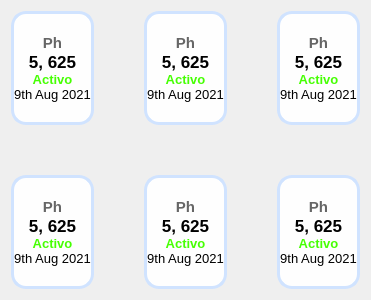
         <widget class="QWidget" name="estado_page">
          <layout class="QGridLayout" name="gridLayout_5">
           <item row="0" column="0">
            <layout class="QGridLayout" name="gridLayout_2">
             <property name="spacing">
              <number>50</number>
             </property>
             <item row="0" column="0">
              <widget class="QFrame" name="frame_10">
               <property name="styleSheet">
                <string notr="true">QFrame {
    background-color: #fefefe; /* Blanco suave */
    border-radius: 15px;
    border: 3px solid #d0e3ff; /* Azul muy claro */
    transition: all 0.3s ease; /* Transiciones suaves */
}

QFrame:hover {
    border: 3px solid #3399ff; /* Azul fuerte en hover */
    box-shadow: 0 8px 16px rgba(0, 0, 0, 0.15); /* Sombra para profundidad */
    transform: translateY(-5px); /* Efecto de levantar el frame */
}
</string>
               </property>
               <property name="frameShape">
                <enum>QFrame::Shape::NoFrame</enum>
               </property>
               <property name="frameShadow">
                <enum>QFrame::Shadow::Sunken</enum>
               </property>
               <layout class="QVBoxLayout" name="verticalLayout_11">
                <property name="spacing">
                 <number>0</number>
                </property>
                <property name="leftMargin">
                 <number>0</number>
                </property>
                <property name="topMargin">
                 <number>20</number>
                </property>
                <property name="rightMargin">
                 <number>0</number>
                </property>
                <property name="bottomMargin">
                 <number>20</number>
                </property>
                <item>
                 <widget class="QLabel" name="label_15">
                  <property name="font">
                   <font>
                    <pointsize>11</pointsize>
                    <bold>true</bold>
                   </font>
                  </property>
                  <property name="styleSheet">
                   <string notr="true">QLabel {
	color: #666666;
	border: none;
}</string>
                  </property>
                  <property name="text">
                   <string>Ph</string>
                  </property>
                  <property name="alignment">
                   <set>Qt::AlignmentFlag::AlignCenter</set>
                  </property>
                 </widget>
                </item>
                <item>
                 <widget class="QLabel" name="label_16">
                  <property name="font">
                   <font>
                    <pointsize>13</pointsize>
                    <bold>true</bold>
                   </font>
                  </property>
                  <property name="styleSheet">
                   <string notr="true">QLabel {
	color: #000000;
	border: none;
}</string>
                  </property>
                  <property name="text">
                   <string>5, 625</string>
                  </property>
                  <property name="alignment">
                   <set>Qt::AlignmentFlag::AlignCenter</set>
                  </property>
                 </widget>
                </item>
                <item>
                 <widget class="QLabel" name="label_19">
                  <property name="font">
                   <font>
                    <pointsize>10</pointsize>
                    <bold>true</bold>
                   </font>
                  </property>
                  <property name="styleSheet">
                   <string notr="true">QLabel {
	color: rgb(70, 255, 3);
	border: none;
}</string>
                  </property>
                  <property name="text">
                   <string>Activo</string>
                  </property>
                  <property name="alignment">
                   <set>Qt::AlignmentFlag::AlignCenter</set>
                  </property>
                 </widget>
                </item>
                <item>
                 <widget class="QLabel" name="label_20">
                  <property name="font">
                   <font>
                    <pointsize>10</pointsize>
                   </font>
                  </property>
                  <property name="styleSheet">
                   <string notr="true">QLabel {
	color: #000000;
	border: none;
}
</string>
                  </property>
                  <property name="text">
                   <string>9th Aug 2021</string>
                  </property>
                  <property name="alignment">
                   <set>Qt::AlignmentFlag::AlignCenter</set>
                  </property>
                 </widget>
                </item>
               </layout>
              </widget>
             </item>
             <item row="0" column="1">
              <widget class="QFrame" name="frame_11">
               <property name="styleSheet">
                <string notr="true">QFrame {
    background-color: #fefefe; /* Blanco suave */
    border-radius: 15px;
    border: 3px solid #d0e3ff; /* Azul muy claro */
    transition: all 0.3s ease; /* Transiciones suaves */
}

QFrame:hover {
    border: 3px solid #3399ff; /* Azul fuerte en hover */
    box-shadow: 0 8px 16px rgba(0, 0, 0, 0.15); /* Sombra para profundidad */
    transform: translateY(-5px); /* Efecto de levantar el frame */
}
</string>
               </property>
               <property name="frameShape">
                <enum>QFrame::Shape::NoFrame</enum>
               </property>
               <property name="frameShadow">
                <enum>QFrame::Shadow::Sunken</enum>
               </property>
               <layout class="QVBoxLayout" name="verticalLayout_12">
                <property name="spacing">
                 <number>0</number>
                </property>
                <property name="leftMargin">
                 <number>0</number>
                </property>
                <property name="topMargin">
                 <number>20</number>
                </property>
                <property name="rightMargin">
                 <number>0</number>
                </property>
                <property name="bottomMargin">
                 <number>20</number>
                </property>
                <item>
                 <widget class="QLabel" name="label_17">
                  <property name="font">
                   <font>
                    <pointsize>11</pointsize>
                    <bold>true</bold>
                   </font>
                  </property>
                  <property name="styleSheet">
                   <string notr="true">QLabel {
	color: #666666;
	border: none;
}</string>
                  </property>
                  <property name="text">
                   <string>Ph</string>
                  </property>
                  <property name="alignment">
                   <set>Qt::AlignmentFlag::AlignCenter</set>
                  </property>
                 </widget>
                </item>
                <item>
                 <widget class="QLabel" name="label_18">
                  <property name="font">
                   <font>
                    <pointsize>13</pointsize>
                    <bold>true</bold>
                   </font>
                  </property>
                  <property name="styleSheet">
                   <string notr="true">QLabel {
	color: #000000;
	border: none;
}</string>
                  </property>
                  <property name="text">
                   <string>5, 625</string>
                  </property>
                  <property name="alignment">
                   <set>Qt::AlignmentFlag::AlignCenter</set>
                  </property>
                 </widget>
                </item>
                <item>
                 <widget class="QLabel" name="label_21">
                  <property name="font">
                   <font>
                    <pointsize>10</pointsize>
                    <bold>true</bold>
                   </font>
                  </property>
                  <property name="styleSheet">
                   <string notr="true">QLabel {
	color: rgb(70, 255, 3);
	border: none;
}</string>
                  </property>
                  <property name="text">
                   <string>Activo</string>
                  </property>
                  <property name="alignment">
                   <set>Qt::AlignmentFlag::AlignCenter</set>
                  </property>
                 </widget>
                </item>
                <item>
                 <widget class="QLabel" name="label_22">
                  <property name="font">
                   <font>
                    <pointsize>10</pointsize>
                   </font>
                  </property>
                  <property name="styleSheet">
                   <string notr="true">QLabel {
	color: #000000;
	border: none;
}
</string>
                  </property>
                  <property name="text">
                   <string>9th Aug 2021</string>
                  </property>
                  <property name="alignment">
                   <set>Qt::AlignmentFlag::AlignCenter</set>
                  </property>
                 </widget>
                </item>
               </layout>
              </widget>
             </item>
             <item row="0" column="2">
              <widget class="QFrame" name="frame_12">
               <property name="styleSheet">
                <string notr="true">QFrame {
    background-color: #fefefe; /* Blanco suave */
    border-radius: 15px;
    border: 3px solid #d0e3ff; /* Azul muy claro */
    transition: all 0.3s ease; /* Transiciones suaves */
}

QFrame:hover {
    border: 3px solid #3399ff; /* Azul fuerte en hover */
    box-shadow: 0 8px 16px rgba(0, 0, 0, 0.15); /* Sombra para profundidad */
    transform: translateY(-5px); /* Efecto de levantar el frame */
}
</string>
               </property>
               <property name="frameShape">
                <enum>QFrame::Shape::NoFrame</enum>
               </property>
               <property name="frameShadow">
                <enum>QFrame::Shadow::Sunken</enum>
               </property>
               <layout class="QVBoxLayout" name="verticalLayout_13">
                <property name="spacing">
                 <number>0</number>
                </property>
                <property name="leftMargin">
                 <number>0</number>
                </property>
                <property name="topMargin">
                 <number>20</number>
                </property>
                <property name="rightMargin">
                 <number>0</number>
                </property>
                <property name="bottomMargin">
                 <number>20</number>
                </property>
                <item>
                 <widget class="QLabel" name="label_23">
                  <property name="font">
                   <font>
                    <pointsize>11</pointsize>
                    <bold>true</bold>
                   </font>
                  </property>
                  <property name="styleSheet">
                   <string notr="true">QLabel {
	color: #666666;
	border: none;
}</string>
                  </property>
                  <property name="text">
                   <string>Ph</string>
                  </property>
                  <property name="alignment">
                   <set>Qt::AlignmentFlag::AlignCenter</set>
                  </property>
                 </widget>
                </item>
                <item>
                 <widget class="QLabel" name="label_24">
                  <property name="font">
                   <font>
                    <pointsize>13</pointsize>
                    <bold>true</bold>
                   </font>
                  </property>
                  <property name="styleSheet">
                   <string notr="true">QLabel {
	color: #000000;
	border: none;
}</string>
                  </property>
                  <property name="text">
                   <string>5, 625</string>
                  </property>
                  <property name="alignment">
                   <set>Qt::AlignmentFlag::AlignCenter</set>
                  </property>
                 </widget>
                </item>
                <item>
                 <widget class="QLabel" name="label_25">
                  <property name="font">
                   <font>
                    <pointsize>10</pointsize>
                    <bold>true</bold>
                   </font>
                  </property>
                  <property name="styleSheet">
                   <string notr="true">QLabel {
	color: rgb(70, 255, 3);
	border: none;
}</string>
                  </property>
                  <property name="text">
                   <string>Activo</string>
                  </property>
                  <property name="alignment">
                   <set>Qt::AlignmentFlag::AlignCenter</set>
                  </property>
                 </widget>
                </item>
                <item>
                 <widget class="QLabel" name="label_26">
                  <property name="font">
                   <font>
                    <pointsize>10</pointsize>
                   </font>
                  </property>
                  <property name="styleSheet">
                   <string notr="true">QLabel {
	color: #000000;
	border: none;
}
</string>
                  </property>
                  <property name="text">
                   <string>9th Aug 2021</string>
                  </property>
                  <property name="alignment">
                   <set>Qt::AlignmentFlag::AlignCenter</set>
                  </property>
                 </widget>
                </item>
               </layout>
              </widget>
             </item>
             <item row="1" column="0">
              <widget class="QFrame" name="frame_13">
               <property name="styleSheet">
                <string notr="true">QFrame {
    background-color: #fefefe; /* Blanco suave */
    border-radius: 15px;
    border: 3px solid #d0e3ff; /* Azul muy claro */
    transition: all 0.3s ease; /* Transiciones suaves */
}

QFrame:hover {
    border: 3px solid #3399ff; /* Azul fuerte en hover */
    box-shadow: 0 8px 16px rgba(0, 0, 0, 0.15); /* Sombra para profundidad */
    transform: translateY(-5px); /* Efecto de levantar el frame */
}
</string>
               </property>
               <property name="frameShape">
                <enum>QFrame::Shape::NoFrame</enum>
               </property>
               <property name="frameShadow">
                <enum>QFrame::Shadow::Sunken</enum>
               </property>
               <layout class="QVBoxLayout" name="verticalLayout_14">
                <property name="spacing">
                 <number>0</number>
                </property>
                <property name="leftMargin">
                 <number>0</number>
                </property>
                <property name="topMargin">
                 <number>20</number>
                </property>
                <property name="rightMargin">
                 <number>0</number>
                </property>
                <property name="bottomMargin">
                 <number>20</number>
                </property>
                <item>
                 <widget class="QLabel" name="label_27">
                  <property name="font">
                   <font>
                    <pointsize>11</pointsize>
                    <bold>true</bold>
                   </font>
                  </property>
                  <property name="styleSheet">
                   <string notr="true">QLabel {
	color: #666666;
	border: none;
}</string>
                  </property>
                  <property name="text">
                   <string>Ph</string>
                  </property>
                  <property name="alignment">
                   <set>Qt::AlignmentFlag::AlignCenter</set>
                  </property>
                 </widget>
                </item>
                <item>
                 <widget class="QLabel" name="label_28">
                  <property name="font">
                   <font>
                    <pointsize>13</pointsize>
                    <bold>true</bold>
                   </font>
                  </property>
                  <property name="styleSheet">
                   <string notr="true">QLabel {
	color: #000000;
	border: none;
}</string>
                  </property>
                  <property name="text">
                   <string>5, 625</string>
                  </property>
                  <property name="alignment">
                   <set>Qt::AlignmentFlag::AlignCenter</set>
                  </property>
                 </widget>
                </item>
                <item>
                 <widget class="QLabel" name="label_29">
                  <property name="font">
                   <font>
                    <pointsize>10</pointsize>
                    <bold>true</bold>
                   </font>
                  </property>
                  <property name="styleSheet">
                   <string notr="true">QLabel {
	color: rgb(70, 255, 3);
	border: none;
}</string>
                  </property>
                  <property name="text">
                   <string>Activo</string>
                  </property>
                  <property name="alignment">
                   <set>Qt::AlignmentFlag::AlignCenter</set>
                  </property>
                 </widget>
                </item>
                <item>
                 <widget class="QLabel" name="label_30">
                  <property name="font">
                   <font>
                    <pointsize>10</pointsize>
                   </font>
                  </property>
                  <property name="styleSheet">
                   <string notr="true">QLabel {
	color: #000000;
	border: none;
}
</string>
                  </property>
                  <property name="text">
                   <string>9th Aug 2021</string>
                  </property>
                  <property name="alignment">
                   <set>Qt::AlignmentFlag::AlignCenter</set>
                  </property>
                 </widget>
                </item>
               </layout>
              </widget>
             </item>
             <item row="1" column="1">
              <widget class="QFrame" name="frame_14">
               <property name="styleSheet">
                <string notr="true">QFrame {
    background-color: #fefefe; /* Blanco suave */
    border-radius: 15px;
    border: 3px solid #d0e3ff; /* Azul muy claro */
    transition: all 0.3s ease; /* Transiciones suaves */
}

QFrame:hover {
    border: 3px solid #3399ff; /* Azul fuerte en hover */
    box-shadow: 0 8px 16px rgba(0, 0, 0, 0.15); /* Sombra para profundidad */
    transform: translateY(-5px); /* Efecto de levantar el frame */
}
</string>
               </property>
               <property name="frameShape">
                <enum>QFrame::Shape::NoFrame</enum>
               </property>
               <property name="frameShadow">
                <enum>QFrame::Shadow::Sunken</enum>
               </property>
               <layout class="QVBoxLayout" name="verticalLayout_15">
                <property name="spacing">
                 <number>0</number>
                </property>
                <property name="leftMargin">
                 <number>0</number>
                </property>
                <property name="topMargin">
                 <number>20</number>
                </property>
                <property name="rightMargin">
                 <number>0</number>
                </property>
                <property name="bottomMargin">
                 <number>20</number>
                </property>
                <item>
                 <widget class="QLabel" name="label_31">
                  <property name="font">
                   <font>
                    <pointsize>11</pointsize>
                    <bold>true</bold>
                   </font>
                  </property>
                  <property name="styleSheet">
                   <string notr="true">QLabel {
	color: #666666;
	border: none;
}</string>
                  </property>
                  <property name="text">
                   <string>Ph</string>
                  </property>
                  <property name="alignment">
                   <set>Qt::AlignmentFlag::AlignCenter</set>
                  </property>
                 </widget>
                </item>
                <item>
                 <widget class="QLabel" name="label_32">
                  <property name="font">
                   <font>
                    <pointsize>13</pointsize>
                    <bold>true</bold>
                   </font>
                  </property>
                  <property name="styleSheet">
                   <string notr="true">QLabel {
	color: #000000;
	border: none;
}</string>
                  </property>
                  <property name="text">
                   <string>5, 625</string>
                  </property>
                  <property name="alignment">
                   <set>Qt::AlignmentFlag::AlignCenter</set>
                  </property>
                 </widget>
                </item>
                <item>
                 <widget class="QLabel" name="label_33">
                  <property name="font">
                   <font>
                    <pointsize>10</pointsize>
                    <bold>true</bold>
                   </font>
                  </property>
                  <property name="styleSheet">
                   <string notr="true">QLabel {
	color: rgb(70, 255, 3);
	border: none;
}</string>
                  </property>
                  <property name="text">
                   <string>Activo</string>
                  </property>
                  <property name="alignment">
                   <set>Qt::AlignmentFlag::AlignCenter</set>
                  </property>
                 </widget>
                </item>
                <item>
                 <widget class="QLabel" name="label_34">
                  <property name="font">
                   <font>
                    <pointsize>10</pointsize>
                   </font>
                  </property>
                  <property name="styleSheet">
                   <string notr="true">QLabel {
	color: #000000;
	border: none;
}
</string>
                  </property>
                  <property name="text">
                   <string>9th Aug 2021</string>
                  </property>
                  <property name="alignment">
                   <set>Qt::AlignmentFlag::AlignCenter</set>
                  </property>
                 </widget>
                </item>
               </layout>
              </widget>
             </item>
             <item row="1" column="2">
              <widget class="QFrame" name="frame_15">
               <property name="styleSheet">
                <string notr="true">QFrame {
    background-color: #fefefe; /* Blanco suave */
    border-radius: 15px;
    border: 3px solid #d0e3ff; /* Azul muy claro */
    transition: all 0.3s ease; /* Transiciones suaves */
}

QFrame:hover {
    border: 3px solid #3399ff; /* Azul fuerte en hover */
    box-shadow: 0 8px 16px rgba(0, 0, 0, 0.15); /* Sombra para profundidad */
    transform: translateY(-5px); /* Efecto de levantar el frame */
}
</string>
               </property>
               <property name="frameShape">
                <enum>QFrame::Shape::NoFrame</enum>
               </property>
               <property name="frameShadow">
                <enum>QFrame::Shadow::Sunken</enum>
               </property>
               <layout class="QVBoxLayout" name="verticalLayout_16">
                <property name="spacing">
                 <number>0</number>
                </property>
                <property name="leftMargin">
                 <number>0</number>
                </property>
                <property name="topMargin">
                 <number>20</number>
                </property>
                <property name="rightMargin">
                 <number>0</number>
                </property>
                <property name="bottomMargin">
                 <number>20</number>
                </property>
                <item>
                 <widget class="QLabel" name="label_35">
                  <property name="font">
                   <font>
                    <pointsize>11</pointsize>
                    <bold>true</bold>
                   </font>
                  </property>
                  <property name="styleSheet">
                   <string notr="true">QLabel {
	color: #666666;
	border: none;
}</string>
                  </property>
                  <property name="text">
                   <string>Ph</string>
                  </property>
                  <property name="alignment">
                   <set>Qt::AlignmentFlag::AlignCenter</set>
                  </property>
                 </widget>
                </item>
                <item>
                 <widget class="QLabel" name="label_36">
                  <property name="font">
                   <font>
                    <pointsize>13</pointsize>
                    <bold>true</bold>
                   </font>
                  </property>
                  <property name="styleSheet">
                   <string notr="true">QLabel {
	color: #000000;
	border: none;
}</string>
                  </property>
                  <property name="text">
                   <string>5, 625</string>
                  </property>
                  <property name="alignment">
                   <set>Qt::AlignmentFlag::AlignCenter</set>
                  </property>
                 </widget>
                </item>
                <item>
                 <widget class="QLabel" name="label_37">
                  <property name="font">
                   <font>
                    <pointsize>10</pointsize>
                    <bold>true</bold>
                   </font>
                  </property>
                  <property name="styleSheet">
                   <string notr="true">QLabel {
	color: rgb(70, 255, 3);
	border: none;
}</string>
                  </property>
                  <property name="text">
                   <string>Activo</string>
                  </property>
                  <property name="alignment">
                   <set>Qt::AlignmentFlag::AlignCenter</set>
                  </property>
                 </widget>
                </item>
                <item>
                 <widget class="QLabel" name="label_38">
                  <property name="font">
                   <font>
                    <pointsize>10</pointsize>
                   </font>
                  </property>
                  <property name="styleSheet">
                   <string notr="true">QLabel {
	color: #000000;
	border: none;
}
</string>
                  </property>
                  <property name="text">
                   <string>9th Aug 2021</string>
                  </property>
                  <property name="alignment">
                   <set>Qt::AlignmentFlag::AlignCenter</set>
                  </property>
                 </widget>
                </item>
               </layout>
              </widget>
             </item>
            </layout>
           </item>
          </layout>
         </widget>
